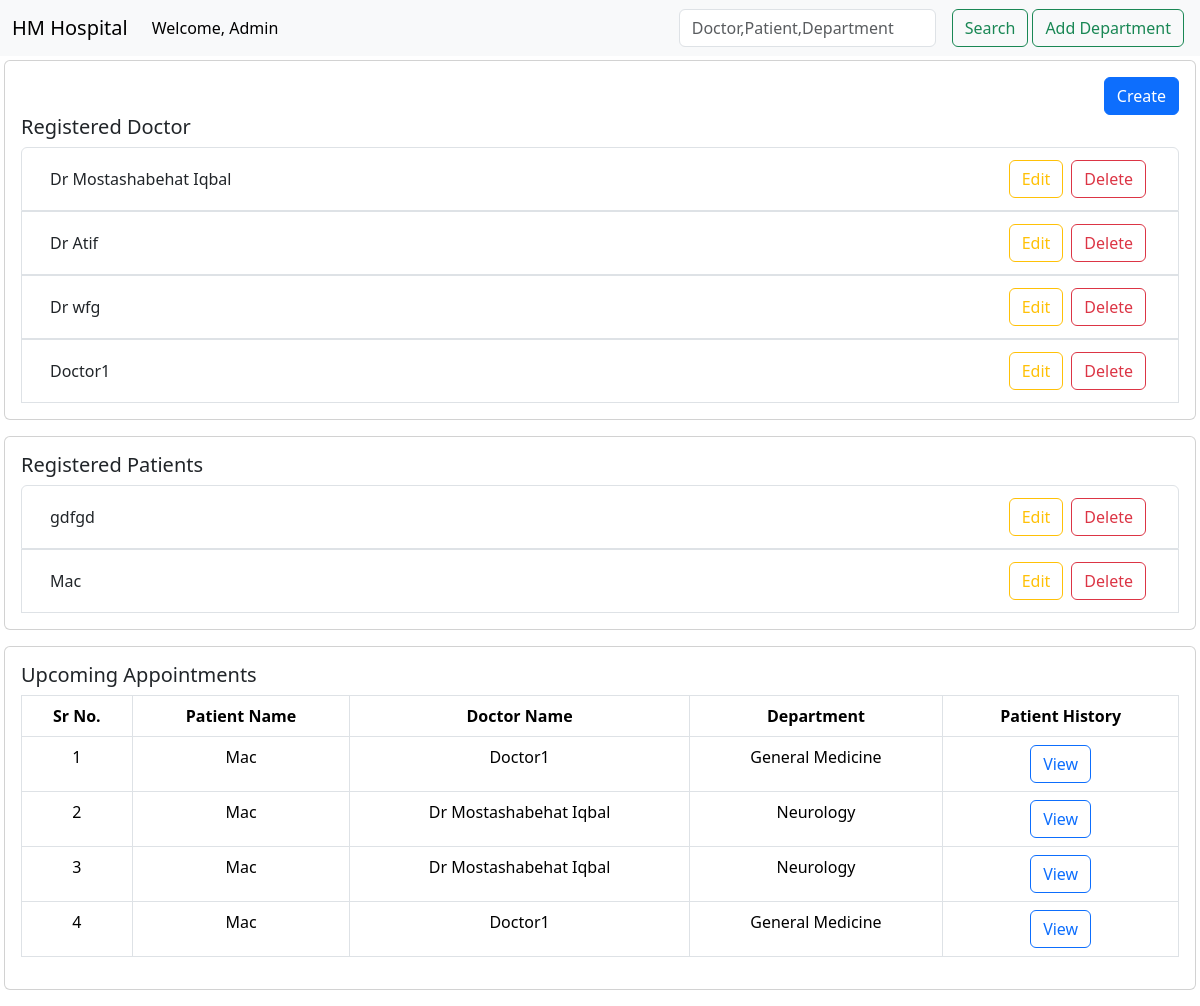
The app's page /user/admin, older data.
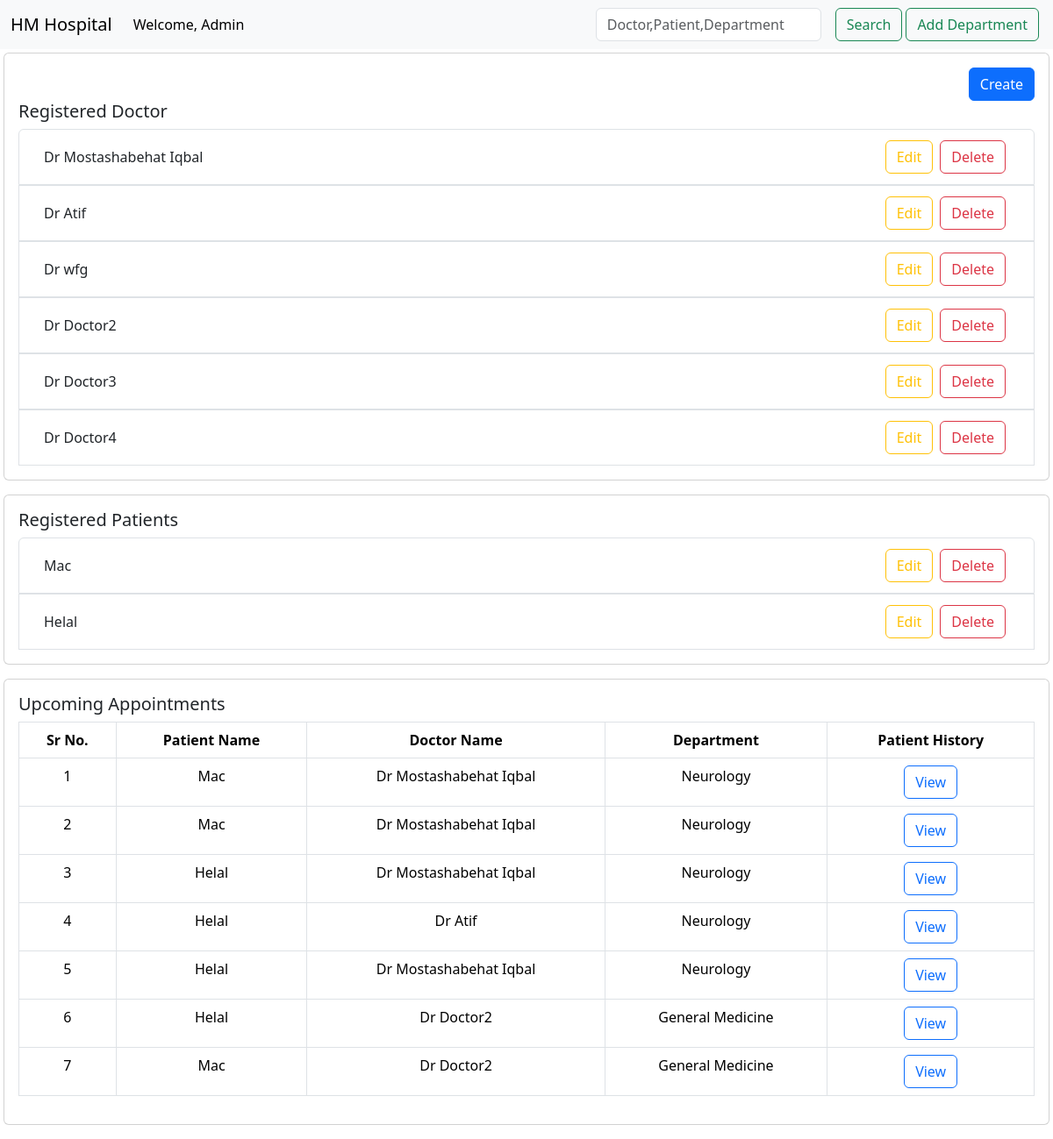
The same page, newer data.
### model.py (models this page shows)
class Doctor(db.Model):
    __tablename__ = "doctor"
    doctor_id = db.Column(db.Integer, primary_key=True)
    user_id = db.Column(db.Integer, db.ForeignKey('users.id'))
    doctor_name = db.Column(db.String)
    department_id = db.Column(db.Integer, db.ForeignKey('departments.department_id'))
    experience = db.Column(db.Integer)
    status = db.Column(db.String)

class Patient(db.Model):
    __tablename__ = "patient"
    patient_id = db.Column(db.Integer, primary_key=True)
    user_id = db.Column(db.Integer, db.ForeignKey('users.id'))
    patient_name = db.Column(db.String)
    status = db.Column(db.String)

class Appointments(db.Model):
    __tablename__ = "appointments"
    appointment_id = db.Column(db.Integer, primary_key=True)
    patient_id = db.Column(db.Integer, db.ForeignKey('patient.patient_id'))
    doctor_id = db.Column(db.Integer, db.ForeignKey('doctor.doctor_id'))
    department_id = db.Column(db.Integer, db.ForeignKey('departments.department_id'))
    status = db.Column(db.String)
    appointment_date = db.Column(db.Date)
    appointment_time = db.Column(db.String)

class Department(db.Model):
    __tablename__ = "departments"
    department_id = db.Column(db.Integer, primary_key=True)
    department_name = db.Column(db.String)
    department_description = db.Column(db.String)

### controller.py (the view, shortened to what this page needs)
@app.route("/user/admin", methods=["GET", "POST"])
def admin_view():
    a = aliased(Appointments)
    p = aliased(Patient)
    d = aliased(Doctor)
    dept = aliased(Department)
    token = ''
    search_dep = None
    if request.method == "POST":
        token = request.form['valueSearch']
        if len(token) > 0:
            search_dep = Department.query.filter_by(department_name=token).first()
    query = (
        db.session.query(
            a.appointment_id,
            a.appointment_date,
            a.appointment_time,
            a.patient_id,
            p.patient_name,
            d.user_id,
            d.doctor_name,
            d.experience,
            dept.department_name,
            dept.department_description
        )
        .join(p, a.patient_id == p.patient_id)
        .join(d, a.doctor_id == d.doctor_id)
        .join(dept, a.department_id == dept.department_id)
    )
    results = query.all()
    treatment = db.session.query(Treatments.doctor_id, Treatments.patient_id, Treatments.test_done,
                                 Treatments.diagnosis, Treatments.medicine_dose, Treatments.prescription,
                                 Treatments.visit_type).all()
    if not token.strip():
        patients = Patient.query.all()
        doctors = Doctor.query.all()
    return render_template("admin_view.html", departments=Department.query.all(),
                           doctors=doctors,
                           patients=patients,
                           appointments=results, treatment=treatment, users=User.query.all())

### templates/admin_view.html (shortened to what this page needs)
<!DOCTYPE html>
<html lang="en">
<head>
    <link href="https://cdn.jsdelivr.net/npm/bootstrap@5.3.8/dist/css/bootstrap.min.css" rel="stylesheet"
>
</head>
<body>
<header>
    <nav class="navbar navbar-expand-lg bg-body-tertiary">
        <div class="container-fluid">
            <a class="navbar-brand" href="#">HM Hospital</a>
            <div class="collapse navbar-collapse" id="navbarSupportedContent">
                <ul class="navbar-nav me-auto mb-2 mb-lg-0">
                    <li class="nav-item">
                        <a class="nav-link active" aria-current="page" href="#">Welcome, Admin</a>
                    </li>
                </ul>
                <form class="d-flex" role="search" action="/user/admin" method="POST">
                    <input class="form-control me-3" type="search" placeholder="Doctor,Patient,Department"
                           aria-label="Search" name="valueSearch"/>
                    <button class="btn btn-outline-success" type="submit">Search</button>
                </form>
                <form role="search">
                    <button class="btn btn-outline-success mx-1" type="button" data-bs-toggle="modal"
                            data-bs-target="#addNewDepartment">Add Department
                    </button>
                </form>
            </div>
        </div>
    </nav>
</header>
<div class="card mb-3 m-1 ">
    <div class="card-body">
        <div class="text-end">
            <button type="button" class="btn btn-primary" data-bs-toggle="modal" data-bs-target="#exampleModal">
                Create
            </button>
        </div>
        <h5 class="card-title">Registered Doctor</h5>
        {% if doctors|length!=0 %}
            <div class="list-group">
                {% for doctor in doctors %}
                    <div class="list-group-item" style="display: flex">
                        <div class="d-flex align-items-center container-fluid">
                            <p class="mb-0">{{ doctor.doctor_name }}</p>
                        </div>
                        <div class="d-flex align-items-center justify-content-end container-fluid">
                            <button type="button" class="btn btn-outline-warning m-1" data-bs-toggle="modal"
                                    data-bs-target="#exampleModal{{ doctor.doctor_id }}">Edit
                            </button>
                            <form action="/doctor/{{ doctor.user_id }}/{{ doctor.doctor_id }}/delete">
                                <button type="submit" class="btn btn-outline-danger m-1">Delete</button>
                            </form>
                        </div>
                    </div>
                {% endfor %}
            </div>
        {% endif %}
    </div>
</div>
<div class="card mb-3 m-1">
    <div class="card-body">
        <h5 class="card-title">Registered Patients</h5>
        {% if doctors|length!=0 %}
            <div class="list-group">
                {% for patient in patients %}
                    <div class="list-group-item" style="display: flex">
                        <div class="d-flex align-items-center container-fluid">
                            <p class="mb-0">{{ patient.patient_name }}</p>
                        </div>
                        <div class="d-flex align-items-center justify-content-end container-fluid">
                            <button type="button" class="btn btn-outline-warning m-1"
                                    data-bs-target="#patientExampleModal{{ patient.user_id }}" data-bs-toggle="modal">
                                Edit
                            </button>
                            <form action="/patient/{{ patient.user_id }}/{{ patient.patient_id }}/delete">
                                <button type="submit" class="btn btn-outline-danger m-1">Delete</button>
                            </form>
                        </div>
                    </div>
                {% endfor %}
            </div>
        {% endif %}
    </div>
</div>
<div class="card mb-3 m-1">
    <div class="card-body">
        <h5 class="card-title">Upcoming Appointments</h5>
        <table class="table table-bordered text-center">
            <tr>
                <th>Sr No.</th>
                <th>Patient Name</th>
                <th>Doctor Name</th>
                <th>Department</th>
                <th>Patient History</th>
            </tr>
            {% for apt in appointments %}
                <tr>
                    <td>{{ loop.index }}</td>
                    <td>{{ apt.patient_name }}</td>
                    <td>{{ apt.doctor_name }}</td>
                    <td>{{ apt.department_name }}</td>
                    <td>
                        <div>
                            <button type="button" class="btn btn-outline-primary" data-bs-toggle="modal"
                                    data-bs-target="#patientHistory{{ apt.appointment_id }}">View
                            </button>
                        </div>
                    </td>
                </tr>
            {% endfor %}
        </table>
    </div>
</div>
</body>
</html>

Row changes from the older to the newer data that the page shows:
removed Patient: patient_name "gdfgd"
removed Appointments: patient_name "Mac", doctor_name "Doctor1", department_name "General Medicine"
changed Doctor: doctor_name "Doctor1" → "Dr Doctor2"
added Doctor: doctor_name "Dr Doctor3"
added Doctor: doctor_name "Dr Doctor4"
added Patient: patient_name "Helal"
changed Appointments (number 3 of 7 on the later page): patient_name "Mac" → "Helal"; doctor_name "Doctor1" → "Dr Mostashabehat Iqbal"; department_name "General Medicine" → "Neurology"
added Appointments: patient_name "Helal", doctor_name "Dr Atif", department_name "Neurology"
added Appointments: patient_name "Helal", doctor_name "Dr Mostashabehat Iqbal", department_name "Neurology"
added Appointments: patient_name "Helal", doctor_name "Dr Doctor2", department_name "General Medicine"
added Appointments: patient_name "Mac", doctor_name "Dr Doctor2", department_name "General Medicine"
